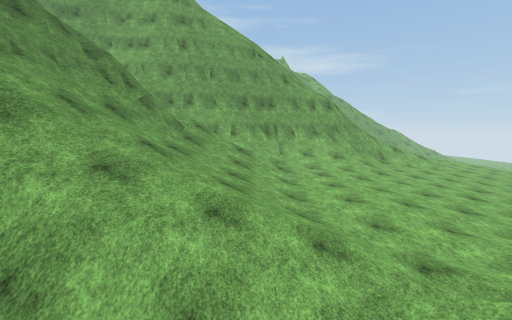
view 1 (above)

16 first-person views from a walk through a scene from a Unity 3-D project. The camera is 1.5 m above the floor, tilts 6° down and sees 90° across. The floor is counted in squares, 2 m on a side. Each view is taken from the middle of a square. On the plan, view 1 faces up. The plan holds only what a view shows up to about 9 squares ahead; the rest is blank. The place goes on beyond the plan. The player character is not drawn. Surface patterns are stand-ins for the level's own textures.

view 2
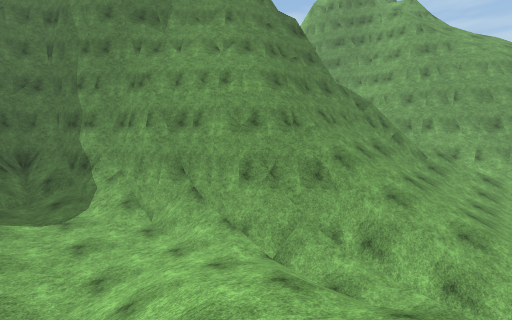

view 3
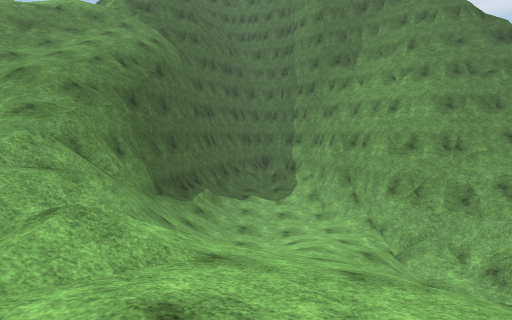

view 4
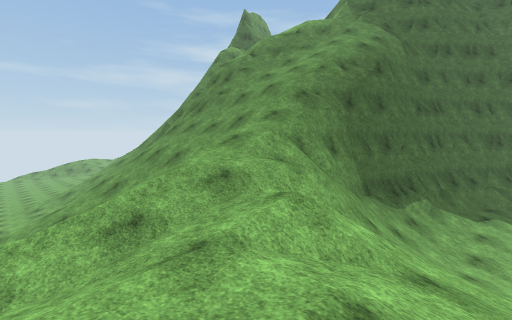

view 5
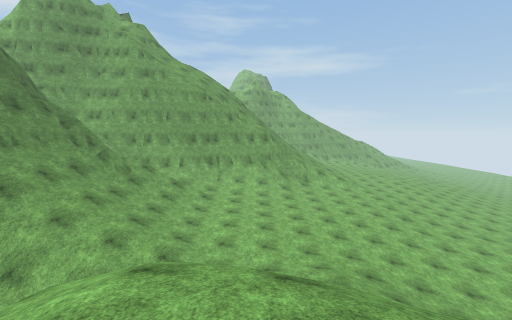

view 6
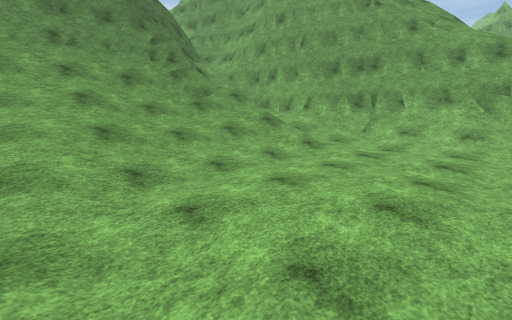

view 7
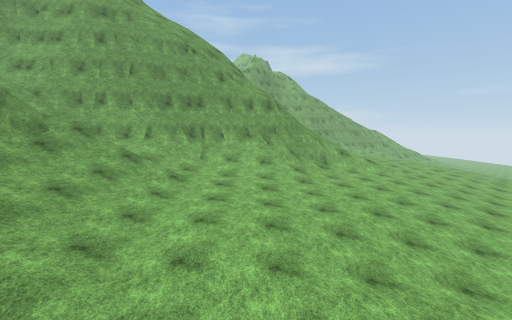

view 8
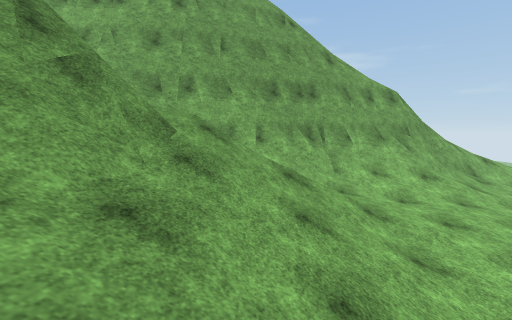

view 9
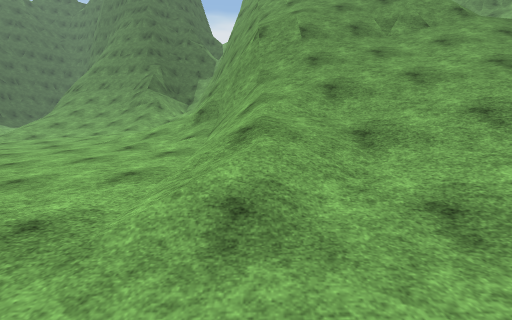

view 10
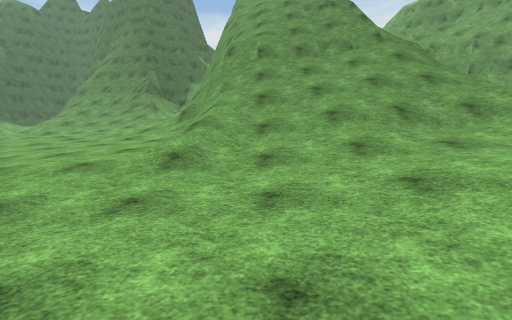

view 11
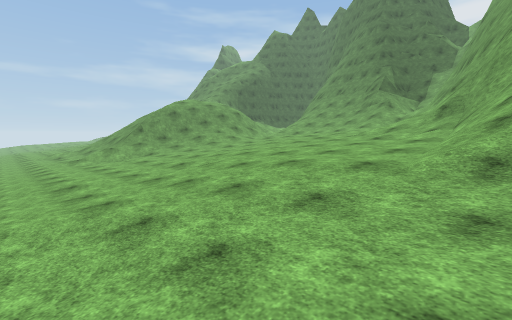

view 12
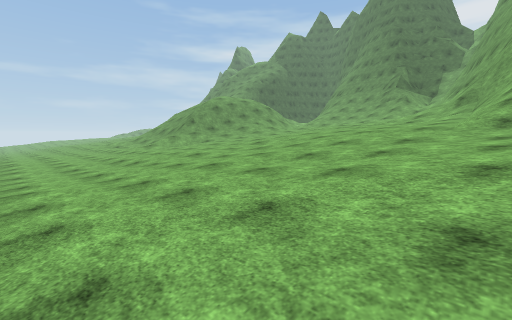

view 13
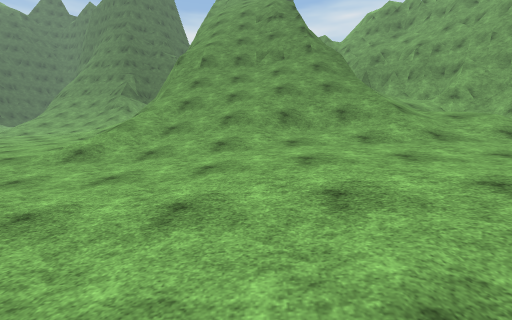

view 14
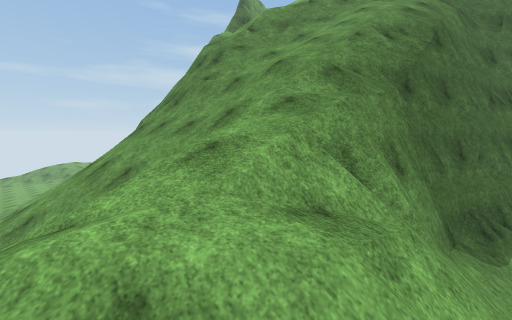

view 15
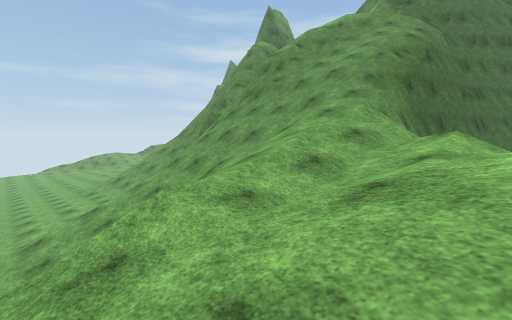

view 16
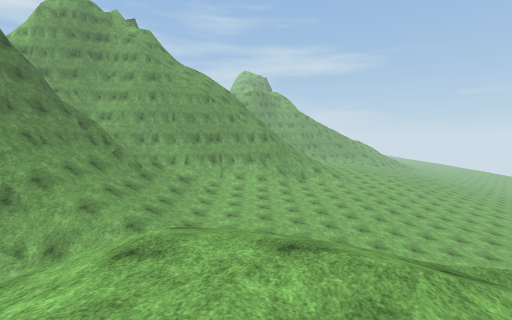

### Floor plan
Key: @ floor where view 1 was taken; # wall or solid block; . main floor; : floor 0.75 m higher than the main floor; - floor 1 m lower than the main floor; + floor 1.5 m higher than the main floor; _ floor 1.75 m lower than the main floor; < floor 2.5 m lower than the main floor; ( floor 3.25 m lower than the main floor; * floor 4 m higher than the main floor; % floor 4.75 m higher than the main floor; & floor 5.5 m higher than the main floor; / step, stairs or slope; = window, fence, low wall or low ledge; v drop or lower ground.
Columns run from 10 left of view 1 to 16 right of it. Each row starts with its distance up from view 1.
 25                #
 24                =
 23                =
 22
 21                   //
 20                   //.
 19               #v=///..
 18               =/////...-
 17               #=///....-
 16              ///////..---
 15             ////////.---
 14            ///#=////---_
 13         vvvvvv###///---___<
 12     #  vvvv#####=//.--____<
 11     #########///....-_____<
 10      #####=////....--____<<
  9         =//::.....--_____<<
  8        =////:....---____<<<
  7       ##=//......--____<<<(
  6      ##////.....---____<<((
  5      ##////.....--_____<(((
  4      #//////...--_____<<(((
  3      ##/////.../-_____<<(((
  2      ###///////////_ _<<(((
  1     ####/.= =/        <( ((
  0  ####/:///@ //
 -1 ###//:://///////
 -2 #//+::://///%%//
 -3 #//++:://///////
 -4 ###////// //%///
 -5   ####///=//////
 -6 vvvvv####/&//*//
 -7  ///vv#///////
 -8   ///////////
 -9   ///////////=
-10   ===////////
-11    ###=#////////
-12      ####///////

Where each view was taken, in squares from view 1:
view 1: 0 up, 0 right, facing up
view 2: 3 down, 0 right, facing up-left
view 3: 3 down, 3 right, facing left
view 4: 3 down, 3 right, facing down-left
view 5: 3 down, 3 right, facing up
view 6: 3 up, 4 right, facing up-left
view 7: 1 up, 3 right, facing up
view 8: 4 up, 1 left, facing up
view 9: 13 up, 11 right, facing left
view 10: 14 up, 13 right, facing left
view 11: 13 up, 13 right, facing down-left
view 12: 13 up, 16 right, facing down-left
view 13: 16 up, 14 right, facing left
view 14: 5 down, 1 right, facing down-left
view 15: 4 down, 5 right, facing down-left
view 16: 4 down, 3 right, facing up
